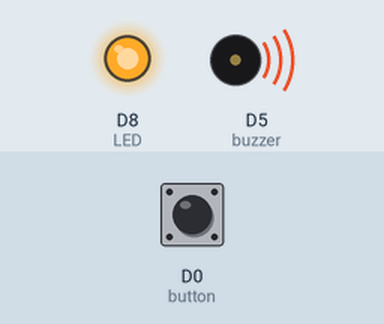
Recording of a sketch running on a simulated ESP8266 (NodeMCU). Parts: output pins drawn as LEDs (lit = HIGH), buzzer (waves = sounding, pin HIGH). Inputs (shaded band) come from the test bench; at power-on: D0 (button) HIGH.

Above: at 1.2 s.
1.3 s: D0 (button) pulled LOW for 0.15 s
At 1.37 s:
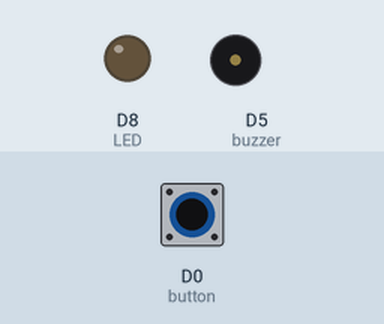
2.9 s: D0 (button) pulled LOW for 3.2 s
At 6.4 s:
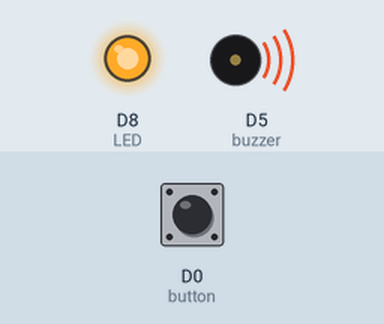
Timing chart, 0 to 7.9 s (numbered marks = the images above; inputs shaded):
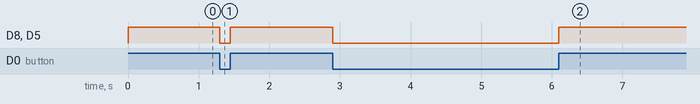

Measured:
- after the input at 1.3 s, D8 (LED), D5 (buzzer): HIGH → LOW at once, → HIGH 0.15 s later
- after the input at 2.9 s, D8 (LED), D5 (buzzer): HIGH → LOW at once, → HIGH 3.2 s later

The sketch:

push.ino
```cpp
int LED =D8;
int button = D0;
int buzzer=14;


void setup() {
  // put your setup code here, to run once:
  pinMode(button,INPUT);
  pinMode(LED,OUTPUT);
  pinMode(buzzer,OUTPUT);

}

void loop() {
  // put your main code here, to run repeatedly:
  // turn on buzzer when push button is pressed and glow LED when button is not pressed
 if(digitalRead(button)==0){
  digitalWrite(buzzer,LOW);
  digitalWrite(LED,LOW);
 }
  else{
  digitalWrite(LED,HIGH);
  digitalWrite(buzzer,HIGH);

  }
}
```
